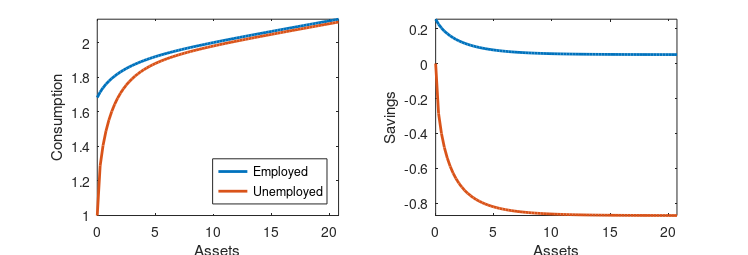
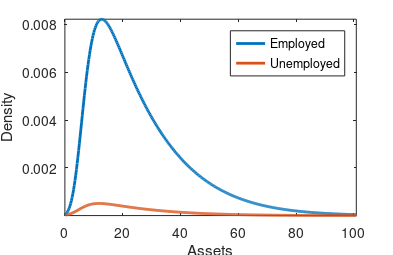

Reproduce these figures in MATLAB, in order.
% codigo de pontus para Aiyagari base
clear;

% First solve the Aiyagari model

% Parameters

alpha = 1/3;
beta = 1.05^(-1/4);
delta = 0.025;
gamma = 2;
mu = 0.5;             
phi = 0;  
rho = 1-beta;
Gamma = inf;
opts.disp = 0;

Na = 2000;

tic

a_max = 500;        
a_min = phi;
% agrd = (exp(linspace(log(a_min+1-a_min),log(a_max+1-a_min),Na))-1+a_min)';
agrd = linspace(a_min,a_max,Na)';

daf = agrd(2:Na)-agrd(1:Na-1);
dab = -(agrd(1:Na-1)-agrd(2:Na));

% Transition matrix in discrete time: g_{t+1}=T*g_{t}

T = [0.95, 1-0.95; 0.8, 1-0.8];

% Convert to continuous time such that dg_t=T*g_t

T = [-T(1,2) T(2,1);T(1,2) -T(2,1)];

% Convert to a transition matrix used in HJB equation

B = [-speye(Na)*T(2,1),speye(Na)*T(2,1);speye(Na)*T(1,2),-speye(Na)*T(1,2)];

% The steady state values of g satisfy 0=T*g. That is g is an eigenvector
% associated with a zero eigenvalue normalized to sum to one. But since T
% has a zero eigenvalue it is also singular. Solution, add a unit
% eigenvalue

[g,l] = eigs(T+eye(2),1);

g=g/sum(g);

% Steady state employment rate

e = g(1);

% Tax rate to balance budget: (1-e)*mu*w=e*tau*w.

tau = (1-e)/e*mu;

% Utility and consumption functions

u = @(c) (c.^(1-gamma)-1)./(1-gamma);
up = @(c) c.^(-gamma);
c = @(dv) dv.^(-1/gamma);

% Matrices for derivatives

Df = -spdiags([ones(Na-1,1)./daf;1],0,Na,Na);
Db = spdiags([1;ones(Na-1,1)./dab],0,Na,Na);
Df(1:end-1,2:end)=Df(1:end-1,2:end)+spdiags(ones(Na-1,1)./daf,0,Na-1,Na-1);
Db(2:end,1:end-1)=Db(2:end,1:end-1)-spdiags(ones(Na-1,1)./dab,0,Na-1,Na-1);

% Ok, problem set up. Let's solve it

rh = 1/beta-1;
rl = 0;

% Guess for value function

r = (rh+rl)/2;

w = (1-alpha)*(((r+delta)/alpha )^(1/(alpha-1)))^(alpha);

ve = u((r*agrd+w*(1-tau)))./rho;
ve(end) = u(r*a_max+w*(1-tau))./rho;
vu = u((r*agrd+w*mu))./rho;
vu(1) = u(r*a_min+w*mu)./rho;

metric_r = 1;

while metric_r>1e-8

    r = (rh+rl)/2;

    w = (1-alpha)*(((r+delta)/alpha )^(1/(alpha-1)))^(alpha);

    metric = 1;

    while metric>1e-8

    % Calculate derivatives

    dvef = Df*ve;
    dveb = Db*ve;

    dvuf = Df*vu;
    dvub = Db*vu;

    dvef(end) = up(w*(1-tau)+r*a_max);
    dvuf(end) = up(w*mu+r*a_max);

    dveb(1) = up(w*(1-tau)+r*a_min);
    dvub(1) = up(w*mu+r*a_min);

    cef = c(dvef);
    cuf = c(dvuf);
    ceb = c(dveb);
    cub = c(dvub);

    sef = r*agrd+w*(1-tau)-cef;
    seb = r*agrd+w*(1-tau)-ceb;
    suf = r*agrd+w*mu-cuf;
    sub = r*agrd+w*mu-cub;

    Ief = sef>0;
    Ieb = seb<0;
    Iuf = suf>0;
    Iub = sub<0;

    I0e = (1-Ief-Ieb);
    I0u = (1-Iuf-Iub);

    ce = Ief.*cef+Ieb.*ceb+I0e.*(w*(1-tau)+r*agrd);
    cu = Iuf.*cuf+Iub.*cub+I0u.*(w*mu+r*agrd);
    
    S = [spdiags(Ief.*sef,0,Na,Na)+spdiags(Ieb.*seb,0,Na,Na),sparse(Na,Na);sparse(Na,Na),spdiags(Iuf.*suf,0,Na,Na)+spdiags(Iub.*sub,0,Na,Na)];
    D = [spdiags(Ief,0,Na,Na)*Df+spdiags(Ieb,0,Na,Na)*Db,sparse(Na,Na);sparse(Na,Na),spdiags(Iuf,0,Na,Na)*Df+spdiags(Iub,0,Na,Na)*Db];
    
    P = S*D+B;

    A = (1/Gamma+rho)*speye(Na*2)-P;
    b = [u(ce);u(cu)]+[ve;vu]./Gamma;

    v = A\b;

    ven = v(1:Na);
    vun = v(Na+1:end);

    metric = max(max(abs([ven-ve vun-vu])));

    ve = ven;
    vu = vun;

    end

    b = zeros(2*Na,1);

    % Solve P'G=0 for the distribution. Solve a linear system instead of
    % using eigs. This works since we can normalize one element of G.
    
    b(1)=.1;
    row = [1,zeros(1,2*Na-1)];
    P(:,1) = row;

    % Normalized, now we can solve the linear system
    
    G = (P')\b;
    G = G./(G'*ones(2*Na,1));
    G = [G(1:Na),G(Na+1:2*Na)];

    K = G(:,1)'*agrd+G(:,2)'*agrd;

    rp = alpha*(K/e)^(alpha-1)-delta;
    frs = rp-r;

    if frs>0
        rl = r;
    else
        rh = r;
    end
    
    metric_r = abs(frs);

end

toc

se = Ief.*sef+Ieb.*seb;
su = Iuf.*suf+Iub.*sub;

xSize = 19; 
ySize = 6.5;

alim = max(find(agrd<101));
alims = max(find(agrd<21));

figure;
subplot(1,2,1);
y1 = plot(agrd(1:alims),ce(1:alims),'linewidth',2);
hold on
y2 = plot(agrd(1:alims),cu(1:alims),'linewidth',2);
xlabel('Assets')
ylabel('Consumption')
legend1 = legend([y1 y2],'Employed','Unemployed');
set(legend1,'Location','southeast');
axis tight
set(gca,'FontSize',10)

subplot(1,2,2);
y1= plot(agrd(1:alims),se(1:alims),'linewidth',2);
hold on
y2=plot(agrd(1:alims),su(1:alims),'linewidth',2);
xlabel('Assets')
ylabel('Savings')
axis tight
set(gca,'FontSize',10)

set(gcf,'Units','centimeters','Position',[0 0 xSize ySize],'PaperUnits','centimeters' ...
     ,'PaperPosition',[0 0 xSize ySize],'PaperSize',[xSize-2.7 ySize+0.5],'PaperPositionMode','auto')
 
print -dpdf hh.pdf

xSize = 10; 
ySize = 6.5;

figure;
y1= plot(agrd(1:alim),G(1:alim,1),'linewidth',2);
hold on
y2=plot(agrd(1:alim),G(1:alim,2),'linewidth',2);
xlabel('Assets')
ylabel('Density')
legend1 = legend([y1 y2],'Employed','Unemployed');
set(legend1,'Location','northeast');
axis tight
set(gca,'FontSize',10)

set(gcf,'Units','centimeters','Position',[0 0 xSize ySize],'PaperUnits','centimeters' ...
     ,'PaperPosition',[0 0 xSize ySize],'PaperSize',[xSize-0 ySize+0.5],'PaperPositionMode','auto')
 
print -dpdf dist.pdf






